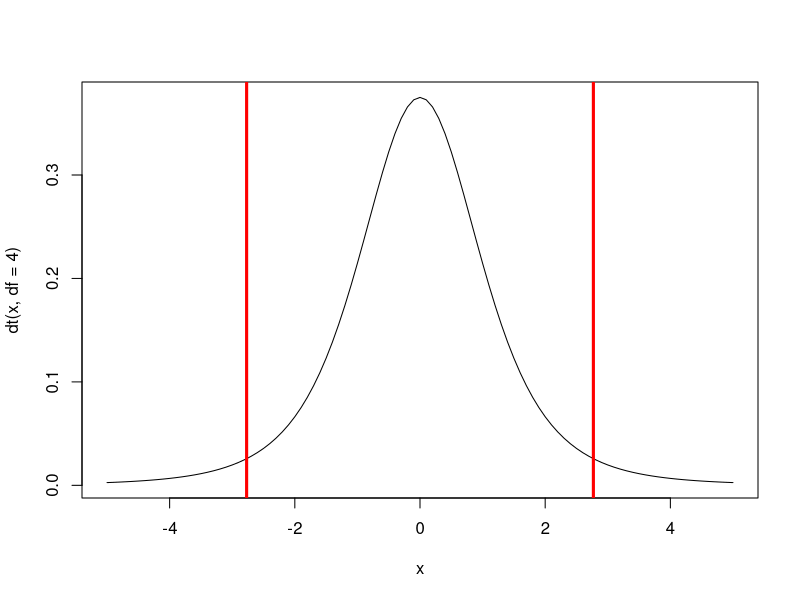
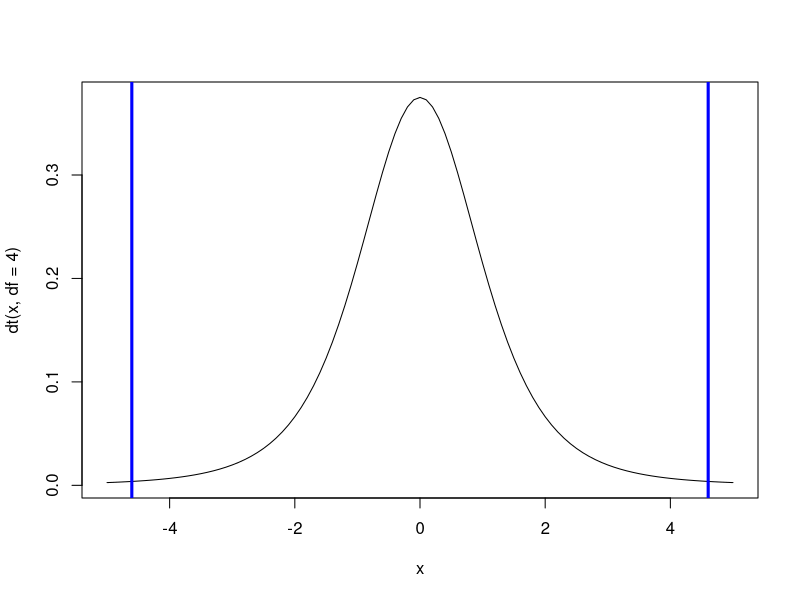
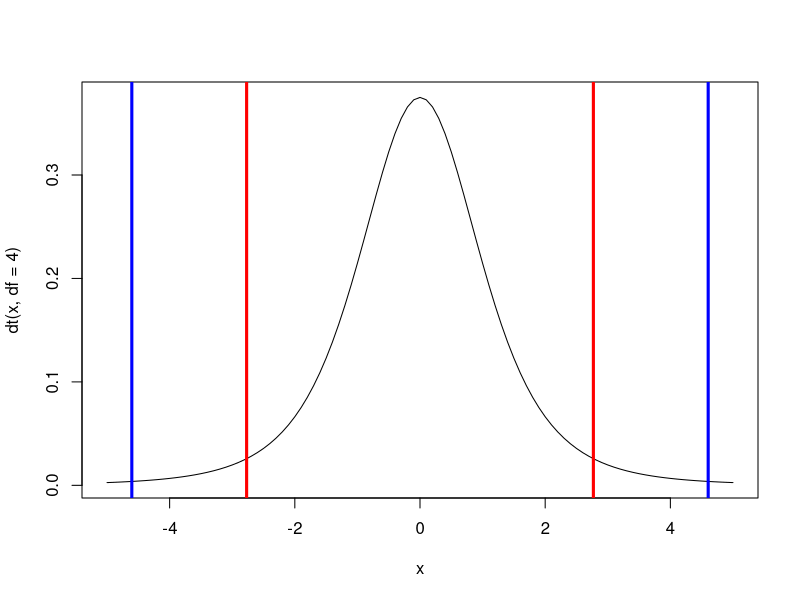
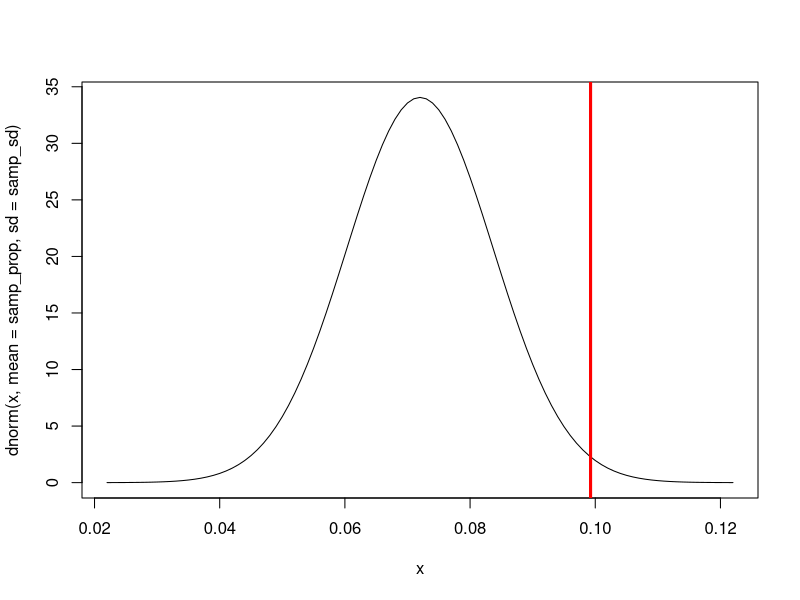

Write the R code that produced these figures, in order.
## ---- chunk 1
knitr::opts_chunk$set(echo = TRUE)
library(kableExtra)
## ---- chunk 2

x_samp_mean=54
x_samp_sd=4
n=5

error=(qt(0.975,df=4)*x_samp_sd)/sqrt(n)
l_int_1=x_samp_mean-error
u_int_1=x_samp_mean+error

df1=data.frame(Credibilidade=0.95,Lim_inf=l_int_1,Lim_sup=u_int_1)

## ---- chunk 3
curve(dt(x,df=4),from=-5,to=5)
abline(v=-2.77,col='red',lwd=3)
abline(v=2.77,col='red',lwd=3)

## ---- chunk 4
kbl(df1) %>%
    kable_classic(full_width = F, html_font = "Cambria")
## ---- chunk 5
x_samp_mean=54
x_samp_sd=4
n=5

error=(qt(0.995,df=4)*x_samp_sd)/sqrt(n)
l_int_2=x_samp_mean-error
u_int_2=x_samp_mean+error

df2=data.frame(Credibilidade=0.99,Lim_inf=l_int_2,Lim_sup=u_int_2)


## ---- chunk 6
curve(dt(x,df=4),from=-5,to=5)
abline(v=-4.604095,col='blue',lwd=3)
abline(v=4.604095,col='blue',lwd=3)

## ---- chunk 7
kbl(df2) %>%
    kable_classic(full_width = F, html_font = "Cambria")
## ---- chunk 8
curve(dt(x,df=4),from=-5,to=5)
abline(v=-4.604095,col='blue',lwd=3)
abline(v=4.604095,col='blue',lwd=3)
abline(v=-2.77,col='red',lwd=3)
abline(v=2.77,col='red',lwd=3)

## ---- chunk 9
df_total=rbind(df1,df2)

kbl(df_total) %>%
    kable_classic(full_width = F, html_font = "Cambria")
## ---- chunk 10
samp_prop=0.072
n=487
samp_q=1-samp_prop
samp_sd=sqrt(samp_prop*samp_q/n)


error=qnorm(0.99)*samp_sd
## ---- chunk 11
(samp_prop+error)
## ---- chunk 12
curve(dnorm(x,mean = samp_prop,sd=samp_sd),from = samp_prop-0.05,to=samp_prop+0.05)
abline(v=samp_prop+error,col='red',lwd=3)
